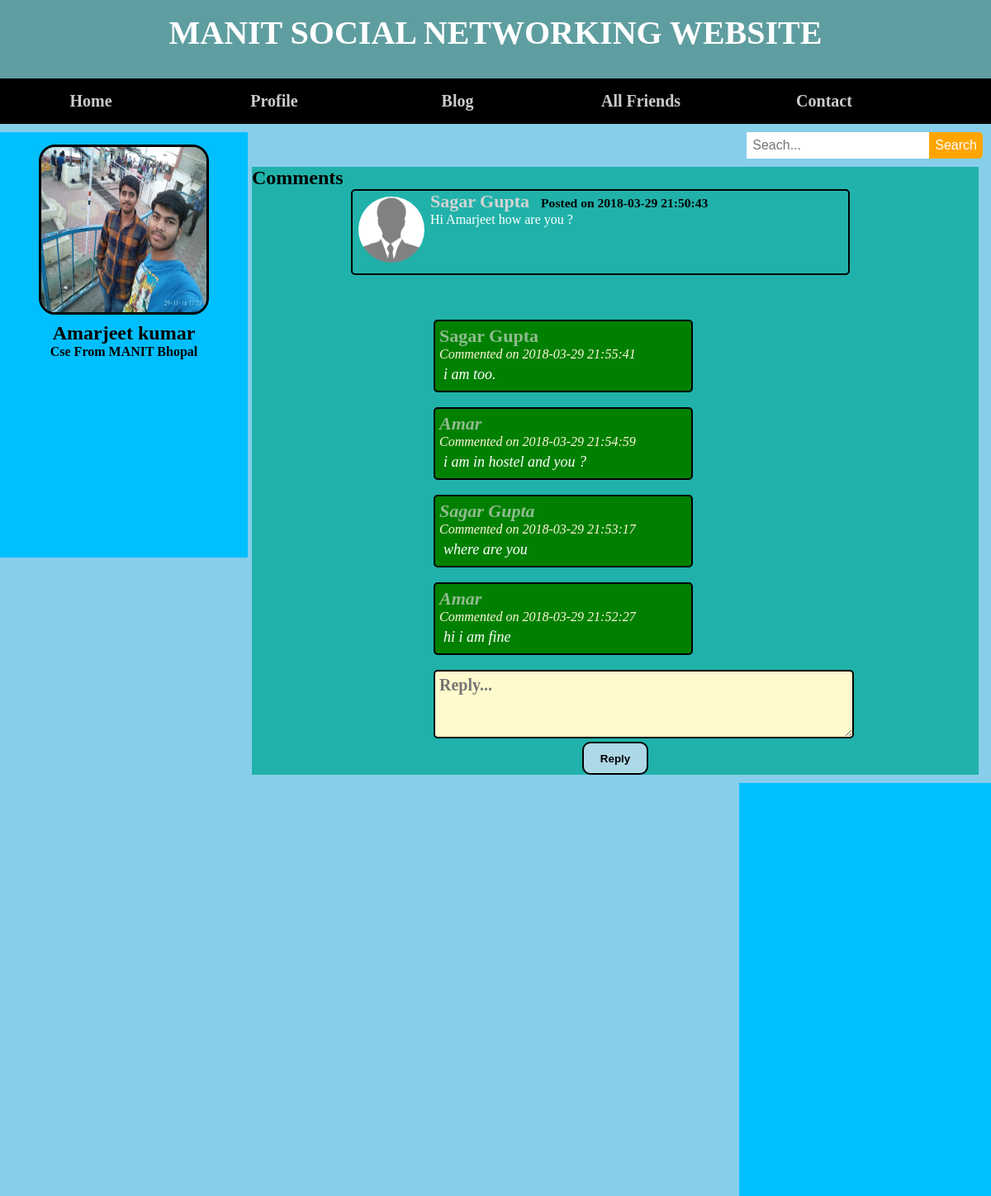
Screenshot of /single.php?post_id=14 (signed in) with the database file from the repository.
### tables this page shows
CREATE TABLE `users` (
  `user_id` int(11) NOT NULL,
  `user_name` varchar(100) NOT NULL,
  `user_email` varchar(100) NOT NULL,
  `desc_user` varchar(255) NOT NULL,
  `relation` varchar(255) NOT NULL,
  `user_pass` varchar(50) NOT NULL,
  `user_country` varchar(50) NOT NULL,
  `user_gender` varchar(50) NOT NULL,
  `user_img` varchar(50) NOT NULL,
  `user_reg_date` varchar(50) NOT NULL,
  `status` text NOT NULL,
  `verifycode` varchar(11) NOT NULL,
  `posts` text NOT NULL,
  `dob` varchar(15) NOT NULL
);

CREATE TABLE `posts` (
  `post_id` int(11) NOT NULL,
  `user_id` int(11) NOT NULL,
  `topic_id` int(11) DEFAULT NULL,
  `post_content` text NOT NULL,
  `post_date` timestamp NOT NULL
);

CREATE TABLE `comments` (
  `comment_id` int(11) NOT NULL,
  `post_id` int(11) NOT NULL,
  `user_id` int(11) NOT NULL,
  `comment` varchar(255) NOT NULL,
  `comment_author` text NOT NULL,
  `date` timestamp NULL DEFAULT CURRENT_TIMESTAMP ON UPDATE CURRENT_TIMESTAMP
);

### single.php (the view, shortened to what this page needs)
<!DOCTYPE html>
<?php
include("db/db.php");
include("function/function.php");
?>
<html>
<head>
	<link rel="stylesheet" type="text/css" href="style.css">
</head>
<body>
	<div class="maincontent">
	<div id="header">
		<div id="logo">
			MANIT SOCIAL NETWORKING WEBSITE
		</div>
	</div>
	<div class="navbar">
		<?php
		if (isset($_SESSION['email'])) {
				$email=$_SESSION['email'];
				$user="select * from users where user_email='$email' ";
				$run=mysqli_query($con,$user);
				$row=mysqli_fetch_array($run);
				$user_id=$row['user_id'];
				$user_name=$row['user_name'];
				$desc=$row['desc_user'];
				$user_img=$row['user_img'];
				$post_query="select * from posts where user_id='$user_id' ";
				$run_posts=mysqli_query($con,$post_query);
				$count_posts=mysqli_num_rows($run_posts);
				$msg_query="select * from message where reciever='$user_id' and status='unread' order by 1 desc ";
				$run_msg=mysqli_query($con,$msg_query);
				$count_msg=mysqli_num_rows($run_msg);
	echo "<ul>
			<li><a href='index.php'>Home</a></li>
			<li><a href='my_profile.php?user_id=$user_id'>Profile</a>
				<ul>
					<li><a href='myprofile.php?user_id=$user_id'>Change Profile</a></li>
					<li><a href='changepassword.php?user_id=$user_id'>Change Password</a></li>
					<li><a href='logout.php'>Log Out</a></li>
				</ul>
			</li>
			<li><a href='#'>Blog</a>
				<ul>
					<li><a href='my_message.php?Inbox&user_id=$user_id'>Message ($count_msg)</a></li>
					<li><a href='my_post.php?user_id=$user_id'>Posts ($count_posts)</a></li>
					<li><a href='allfriends.php?user_id=$user_id'>Friends</a></li>
				</ul>
			</li>
			<li><a href='friends.php'>All Friends</a></li>
			<li><a href='#'>Contact</a></li>
			<form method='post' action='#' id='searchbox'>
				<input type='text' name='search' placeholder='Seach...'' />
				<input type='submit' name='search' value='Search'>
			</form>
			</ul>
	</div>
		<div id='left'>
				<center>
					<img src='images/$user_img'  />
				</center>
				<div id='user_details'>
					<p><center><h2>$user_name</h2></center>
					<center><strong>$desc</strong></center></p>
					</br>
				</div>";
		}
			else {
				echo "<script>alert('Login First')</script>";
				echo "<script>window.open('login.php','_self')</script>";
			}
			?>
		</div>
		<div id="content">
			<h2>Comments</h2>
			<?php singlepost(); ?>
		</div>
		<div id="right">
		</div>
</div>
</body>
</html>

### function/function.php (shortened to what this page needs)
<?php
include("db/db.php");
?>
<?php
function singlepost()
{
	if (isset($_GET['post_id'])) {
		global $con;
		$post_id=$_GET['post_id'];
		$post="select * from posts where post_id='$post_id' ";
		$run_post=mysqli_query($con,$post);
		$row=mysqli_fetch_array($run_post);
		$user_id=$row['user_id'];
		$post_content=$row['post_content'];
		$post_date=$row['post_date'];
		$user="select * from users where user_id='$user_id' and posts='yes' ";
		$run_user=mysqli_query($con,$user);
		$run_row=mysqli_fetch_array($run_user);
		$user_name=$run_row['user_name'];
		$user_img=$run_row['user_img'];
		echo "
		<div id='post'>
			<p><img src='images/$user_img' width='80' height='80'></p>
		<h3><a href='my_profile.php?user_id=$user_id'>$user_name</a>
		&nbsp <small style='color:black;'>Posted on $post_date</small></h3>
		<p style='color:white;'>$post_content</p>
		</div></br></br>";
		include("comment.php");
		echo "<br>
		<form id='reply' method='post'>
			<textarea cols='40' rows='3' name='comment' placeholder='Reply...'></textarea>
			<br>
			<p style='text-align:center;'><input type='submit' name='reply' value='Reply' /></p>
		</form>";
	}
}
?>

### function/comment.php
<?php
	$get_id=$_GET['post_id'];
	$comment="select * from comments where post_id='$get_id' order by 1 desc ";
	$run_comment=mysqli_query($con,$comment);
	while ($row=mysqli_fetch_array($run_comment)) {
		$comment=$row['comment'];
		$comment_name=$row['comment_author'];
		$comment_date=$row['date'];
		echo "
			<br>
			<div id='comments'>
			<h3><a href='my_profile.php?user_id=$user_id'>$comment_name</a></h3><span><i>Commented <i> on $comment_date</span>
			<p>$comment</p>
			</div>
		";
	}
?>

### style.css (style rules this page uses)
html, body, div, span, applet, object, iframe, h1, h2, h3, h4, h5, h6, p, blockquote, pre, a, abbr, acronym, address, big, cite, code, del, dfn, em, img, ins, kbd, q, s, samp, small, strike, strong, sub, sup, tt, var, b, u, i, center, dl, dt, dd, ol, ul, li, fieldset, form, label, legend, table, caption, tbody, tfoot, thead, tr, th, td, article, aside, canvas, details, embed, figure, figcaption, footer, header, hgroup, menu, nav, output, ruby, section, summary, time, mark, audio, video { margin: 0; padding: 0; border: 0; }
body { background: skyblue; margin: 0px; }
#header { width: 100; height: 95px; margin: 0 auto; background: #5F9EA0; }
#logo { color: white; font-size: 40px; line-height:20px; font-family:comic sans MS; position: relative; font-weight: bold; text-align: center; top: 30px; }
.navbar { width: 100; height: 55px; margin: 0 auto; background-color:black; }
.navbar ul { margin: 0px; padding: 0px; list-style: none; }
.navbar ul li { float: left; width: 220px; height: 55px; background-color:black ; opacity: .8; line-height: 55px; text-align: center; margin-right: 2px; }
.navbar ul li a { text-decoration: none; text-align: center; color: white; font-weight: bold; font-size: 20px; display: block; }
.navbar #searchbox { margin-top: 10px; float: right; margin-right: 10px; }
.navbar #searchbox input[type=text] { padding: 7px; border: none; font-size: 16px; font-family: sans-serif; }
.navbar #searchbox input[type=submit] { float: right; background: orange; color: white; border-radius: 0px 5px 5px 0px; cursor: pointer; position: relative; padding: 7px; font-family: sans-serif; font-size: 16px; border: none; }
#left { width: 300px; float: left; padding-top: 15px; background-color: #00bfff; height: 500px; margin-top: 10px; }
#content { width:880px; margin-top: 10px; float: left; margin-left: 5px; background-color: #20B2AA; }
#right { width:305px; height: 500px; margin-top: 10px; float: right; margin-left: 0px; background-color: #00bfff; }
#left img { width: 200px; height: 200px; border: 3px solid black; border-radius: 20px; }
#user_details { width: 200px; margin: 0 auto; padding: 5px; height: 200px; }
#content textarea { font-size: 20px; font-family: bold; border: 2px solid black; border-radius: 5px; margin-right: 10px; }
#post { width:600px; border-radius: 5px; border: 2px solid black; height: 100px; margin-left: 120px; }
#post img { padding:7px; float: left; border-radius: 50%; text-align: justify; }
#post h3 { color:black; }
#post a { text-decoration: none; font-size: 22px; font-weight: bolder; color:lightgrey; }
#reply textarea { background:#FFFACD; padding: 5px; margin-left:220px; font-weight: bolder; }
#reply input { background:lightblue; border-radius: 10px; border: 2px solid black; width: 80px; height: 40px; font-weight: bolder; }
#comments { background:green; padding: 5px; width: 300px; border-radius: 5px; margin-left: 220px; border: 2px solid black; }
#comments p { line-height: 20px; font-size: 18px; padding: 5px; color: white; }
#comments span { color: #FFF8DC; }
#comments h3 { color: #FFD700; }
#comments a { text-decoration: none; font-size: 22px; font-weight: bolder; color:#8FBC8F ; }

### rows the page displays
users: user_img (picture), user_name "Amarjeet kumar", desc_user "Cse From MANIT Bhopal"
users: user_img (placeholder picture), user_name "Sagar Gupta"
posts: post_date "2018-03-29 21:50:43", post_content "Hi Amarjeet how are you ?"
comments: comment_author "Sagar Gupta", date "2018-03-29 21:55:41", comment "i am too."
comments: comment_author "Amar", date "2018-03-29 21:54:59", comment "i am in hostel and you ?"
comments: comment_author "Sagar Gupta", date "2018-03-29 21:53:17", comment "where are you"
comments: comment_author "Amar", date "2018-03-29 21:52:27", comment "hi i am fine"
